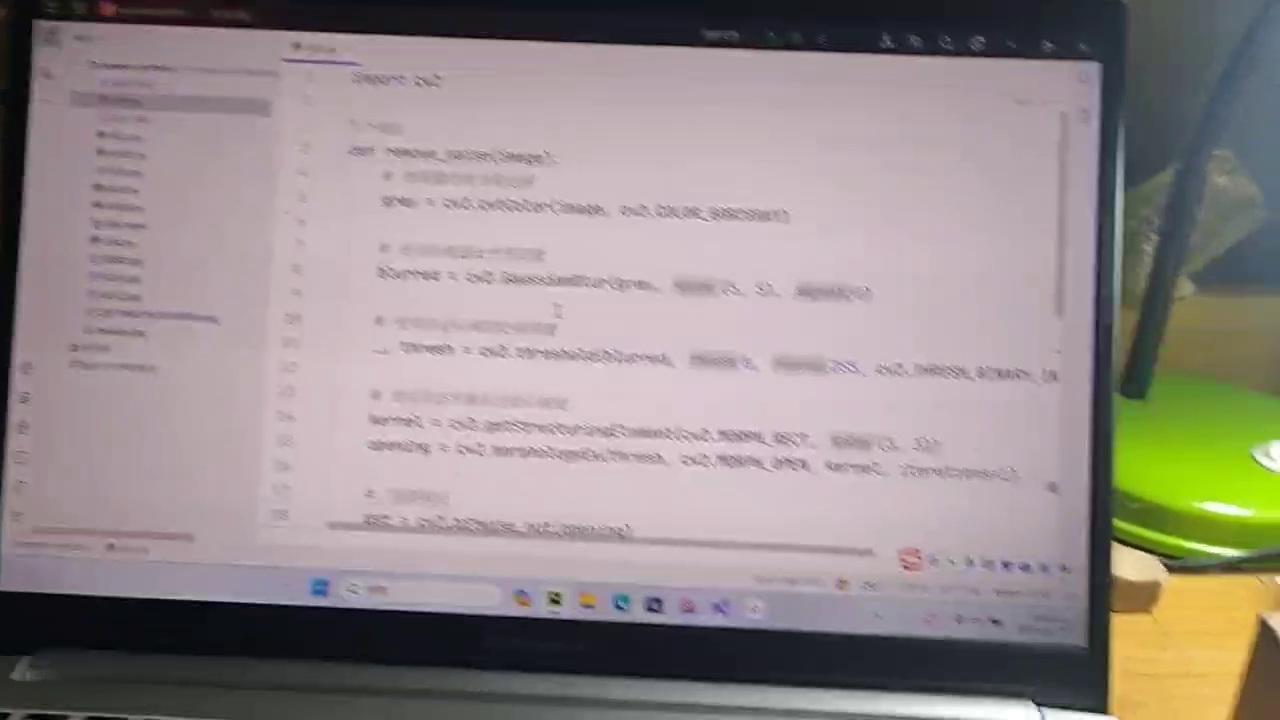
#> input picture frame 21 of 001.mp4, 1280 x 720 px, given in place of 004.mp4, which was not available
$ python 004.py
#> lines starting #> are read from the running program, lines starting #| are printed output that depends on the picture; after the words box and inside, x2 and y2 are one past the last pixel; in counts of white or black regions, pixels touching at a corner belong together; pictures that were not available may be replaced by others from this repository, and a replacement may not be noted
#> further down, frame is the input picture: shape (720, 1280, 3); mean B, G, R 138.5, 139.8, 149.6
import cv2
import numpy as np

def process(image):
    # 运用HSV图
    hue_image = cv2.cvtColor(image, cv2.COLOR_BGR2HSV)
#> hue_image: shape (720, 1280, 3); mean H, S, V 138.1, 41.2, 153.7
    # HSV黄色范围
    low_range = np.array([11, 150, 60])
    high_range = np.array([25, 255, 255])
    img = cv2.inRange(hue_image, low_range, high_range)
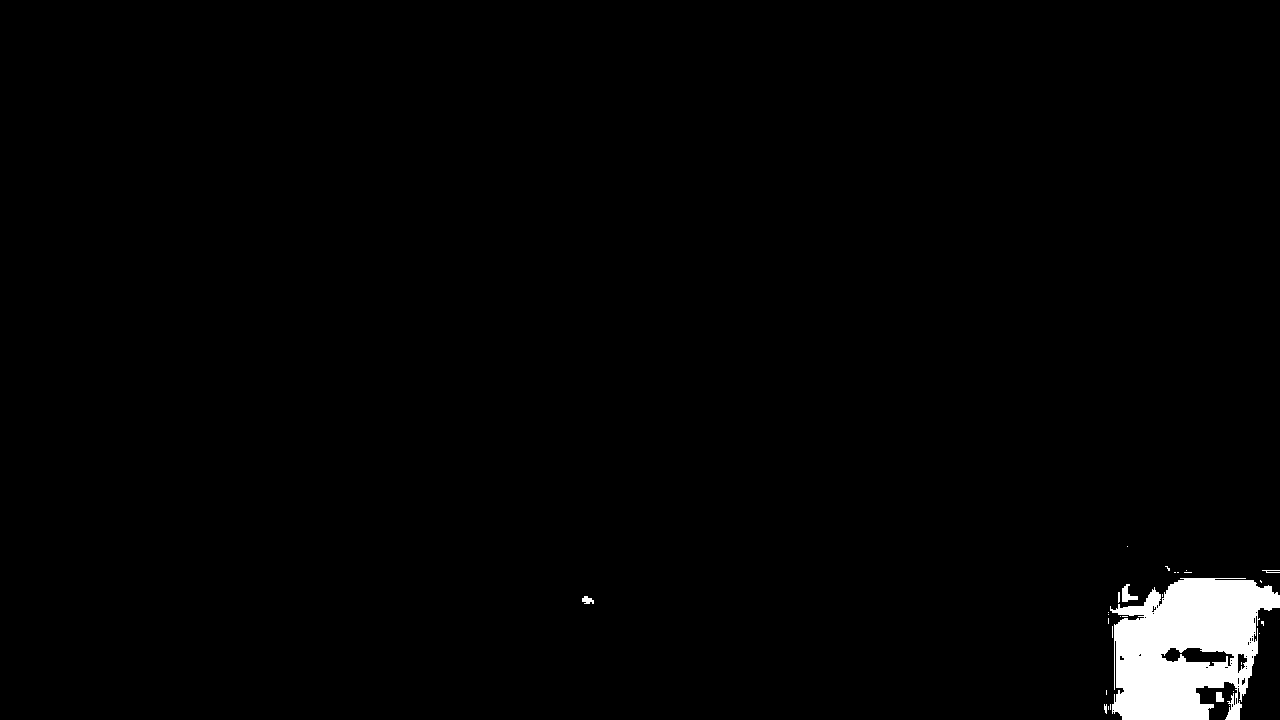
#> img: shape (720, 1280); 1.9% white; 29 white regions (22 under 20 px), largest, box (x1, y1, x2, y2) and area: (1110, 578, 1280, 720) 16616, (1122, 584, 1138, 602) 144, (1216, 692, 1224, 702) 68

    # 形态学
    line = cv2.getStructuringElement(cv2.MORPH_RECT, (15, 15), (-1, -1))
    # 黑帽
    mask = cv2.morphologyEx(img, cv2.MORPH_OPEN, line)
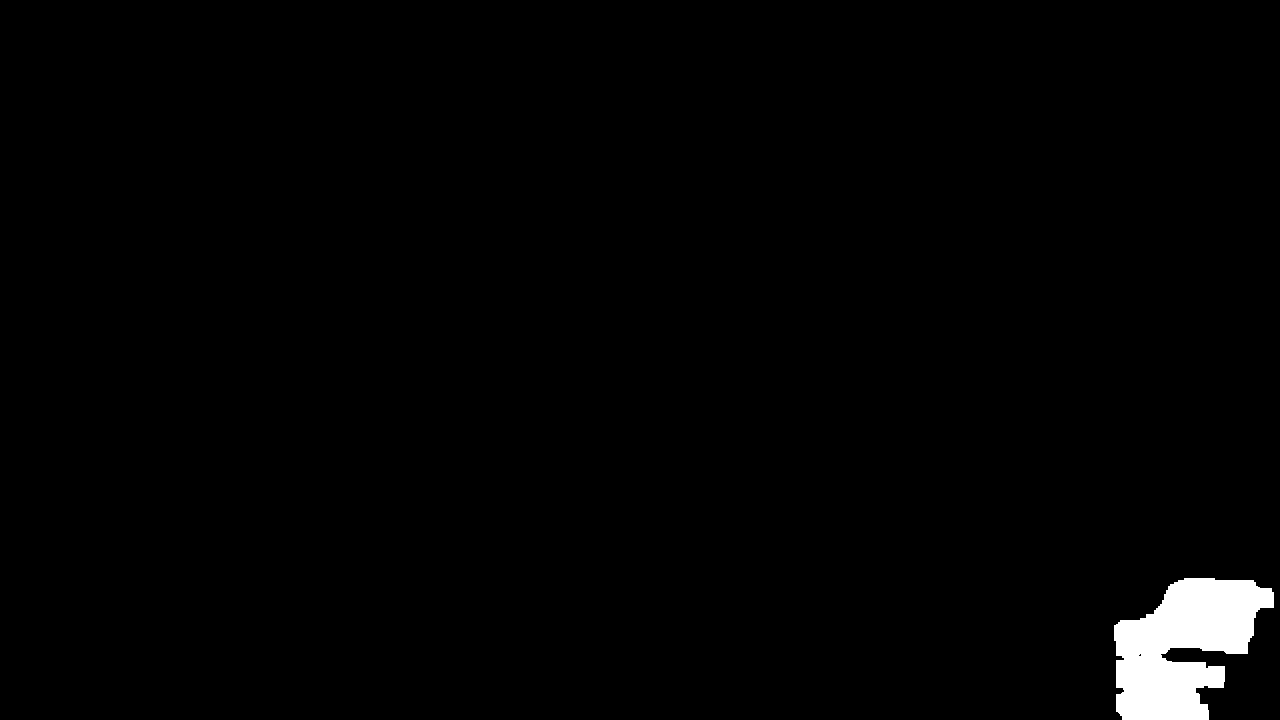
#> mask: shape (720, 1280); 1.6% white; 1 white region

    # 轮廓提取, 发现最大轮廓
    contours, hierarchy = cv2.findContours(mask, cv2.RETR_EXTERNAL, cv2.CHAIN_APPROX_SIMPLE)
#> contours = 1 contour; box (x1, y1, x2, y2) and area: (1114, 578, 1274, 720) 14033
    index = -1
    max = 0
    for c in range(len(contours)):
        area = cv2.contourArea(contours[c])
        if area > max:
            max = area
            index = c
#> this loop made 1 pass
#> (area, max, index) on pass 1: (14033, 14033, 0)
#> after the loop, index = 0; max = 14033

    # 绘制
    if index >= 0:
        rect = cv2.minAreaRect(contours[index])
#> rect = ((1193.5, 648.5), (141, 159), -90)
        # 椭圆拟合（1.目标图像2.长短轴3.颜色4.边界线粗细5.边界线类型）
        cv2.ellipse(image, rect, (255, 0, 0), 2, 8)
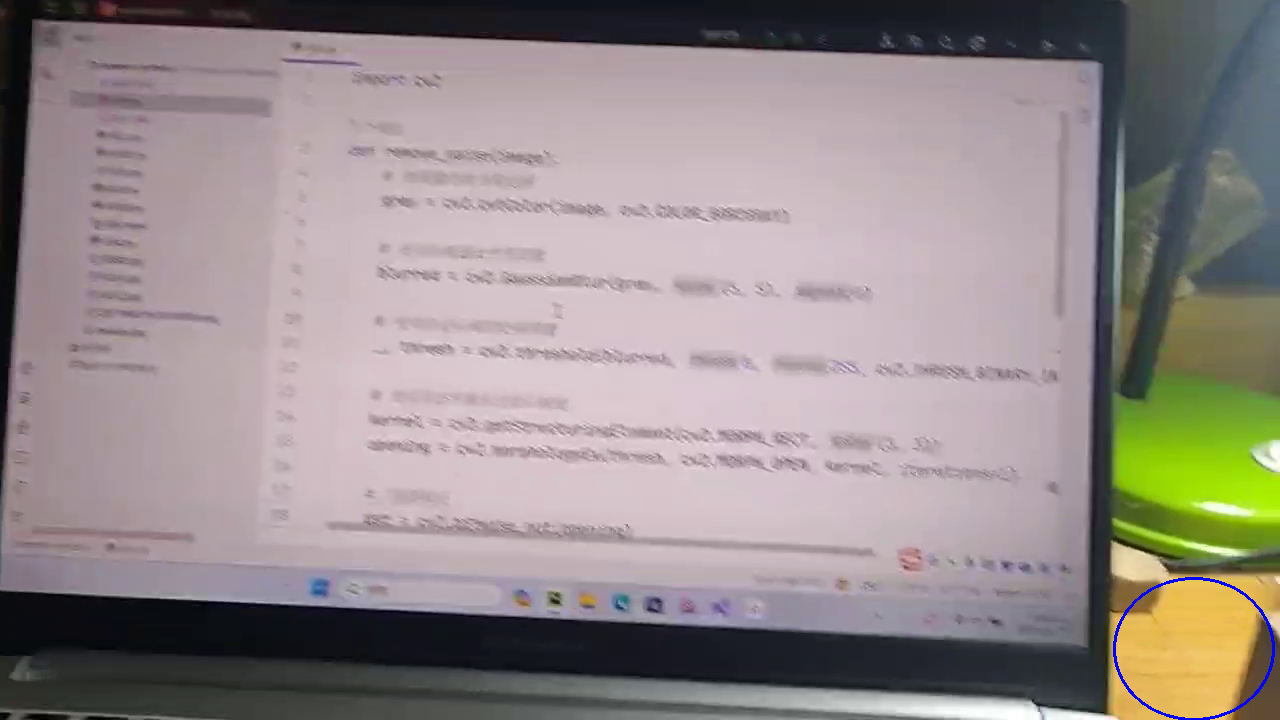
#> image: shape (720, 1280, 3); 0.15% of pixels changed, all inside (x1, y1, x2, y2) = (1113, 577, 1275, 720)
        # 中心点定位
        cv2.circle(image, (np.int32(rect[0][0]), np.int32(rect[0][1])), 2, (0, 255, 0), 2, 8, 0)
#> image: shape (720, 1280, 3); under 0.01% of pixels changed, all inside (x1, y1, x2, y2) = (1190, 645, 1197, 652)
    return image


# 读取视频
capture = cv2.VideoCapture("004.mp4")
# 循环处理每一帧
while(True):
    ret, frame = capture.read()
    if ret is True:
        cv2.imshow("video-input", frame)
        result = process(frame)
        cv2.imshow("result", result)
        cv2.waitKey(50)
    else:
        break

cv2.waitKey(0)
cv2.destroyAllWindows()

$ run again, starting later in the video
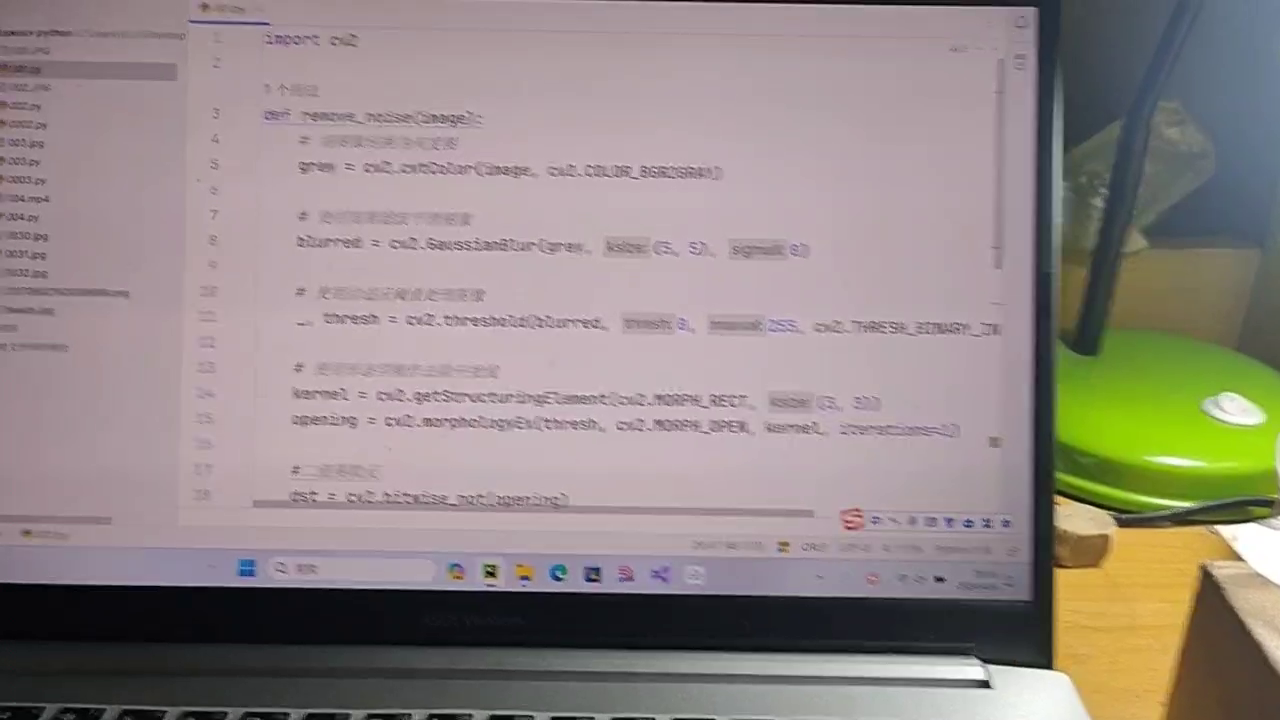
#> input picture frame 98 of 001.mp4, 1280 x 720 px, given in place of 004.mp4, which was not available
#> frame is the input picture: shape (720, 1280, 3); mean B, G, R 133.4, 136.5, 146.8
#> hue_image: shape (720, 1280, 3); mean H, S, V 134.4, 43.3, 151.1
#> in process, `img = cv2.inRange(hue_image, low_range, high_range)`:
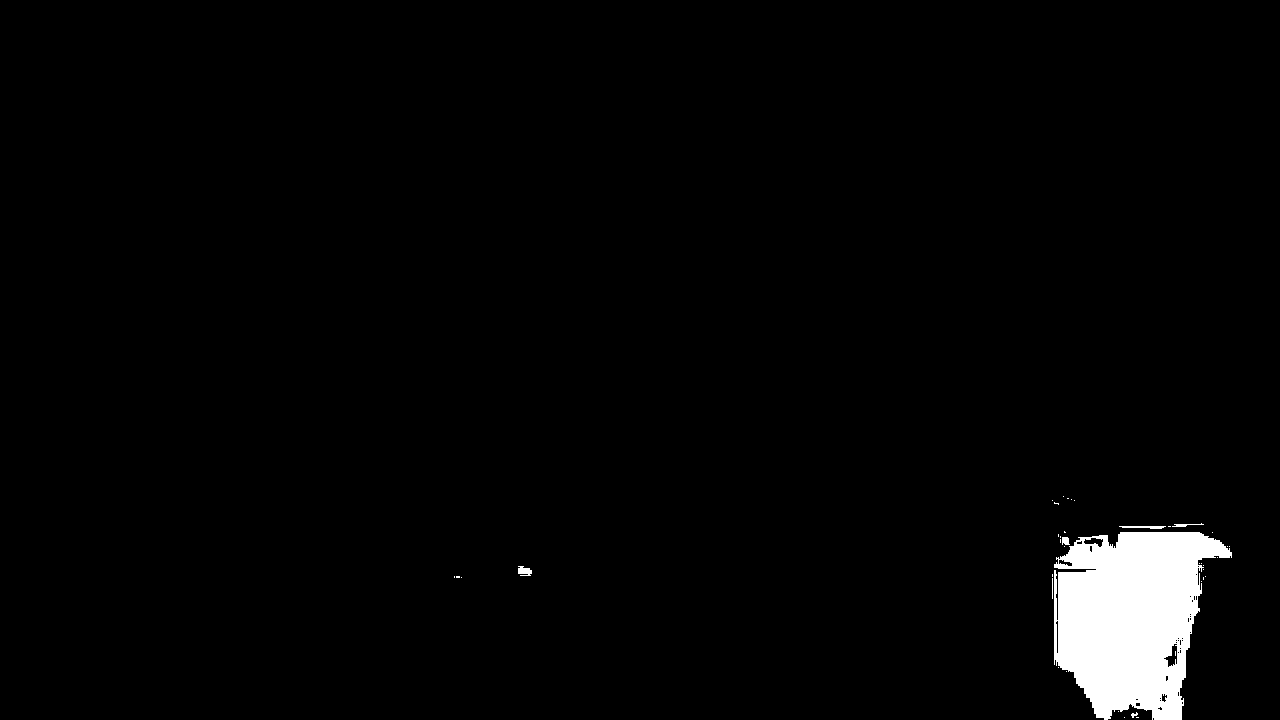
#> img: shape (720, 1280); 2.6% white; 40 white regions (33 under 20 px), largest, box (x1, y1, x2, y2) and area: (1054, 532, 1232, 720) 23114, (518, 566, 532, 576) 102, (1119, 526, 1166, 529) 101
#> mask: shape (720, 1280); 2.3% white; 2 white regions
#> contours = 2 contours; box (x1, y1, x2, y2) and area: (1058, 532, 1220, 716) 20266, (1154, 698, 1182, 720) 456
#> the loop in process, `for c in range(len(contours)):` made 2 passes
#> (area, max, index) on passes 1 to 2: (456, 456, 0), (20266.5, 20266.5, 1)
#> after the loop in process, `for c in range(len(contours)):`: index = 1; max = 20266.5
#> rect = ((1138.5, 623.5), (183, 161), -90)
#> in process, `cv2.ellipse(image, rect, (255, 0, 0), 2, 8)`:
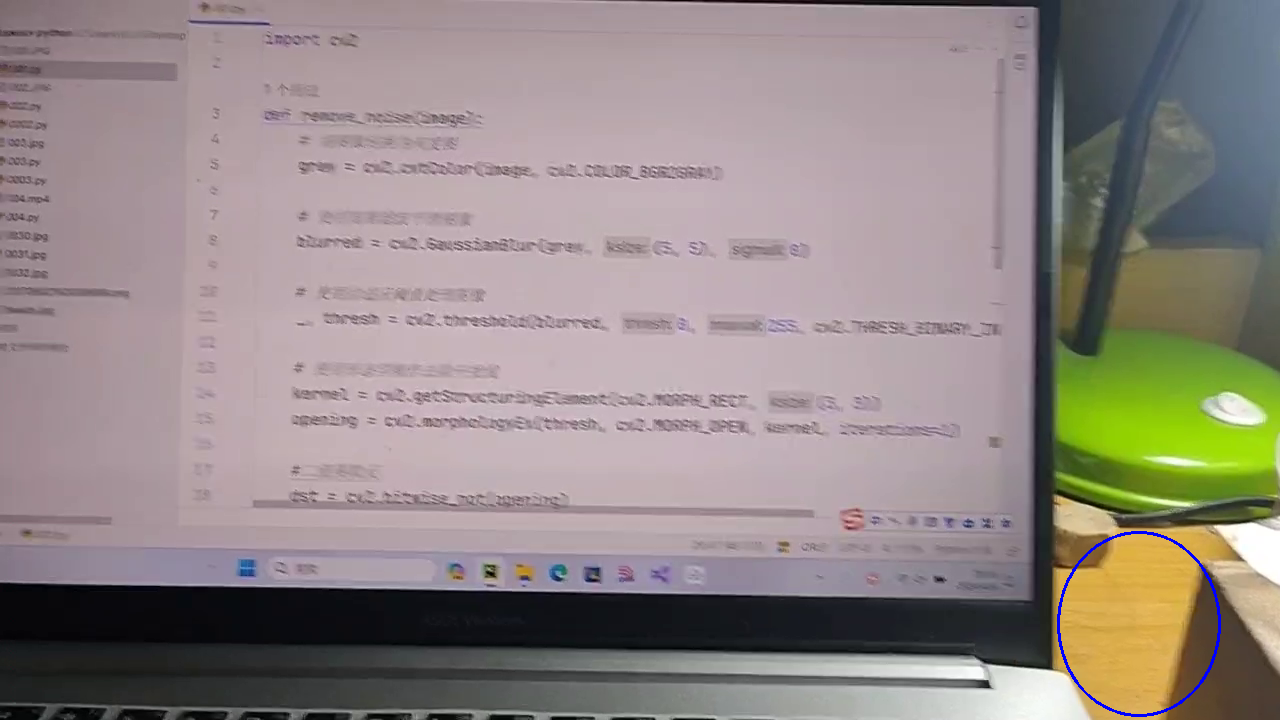
#> image: shape (720, 1280, 3); 0.17% of pixels changed, all inside (x1, y1, x2, y2) = (1057, 531, 1221, 717)

$ run again, starting later in the video
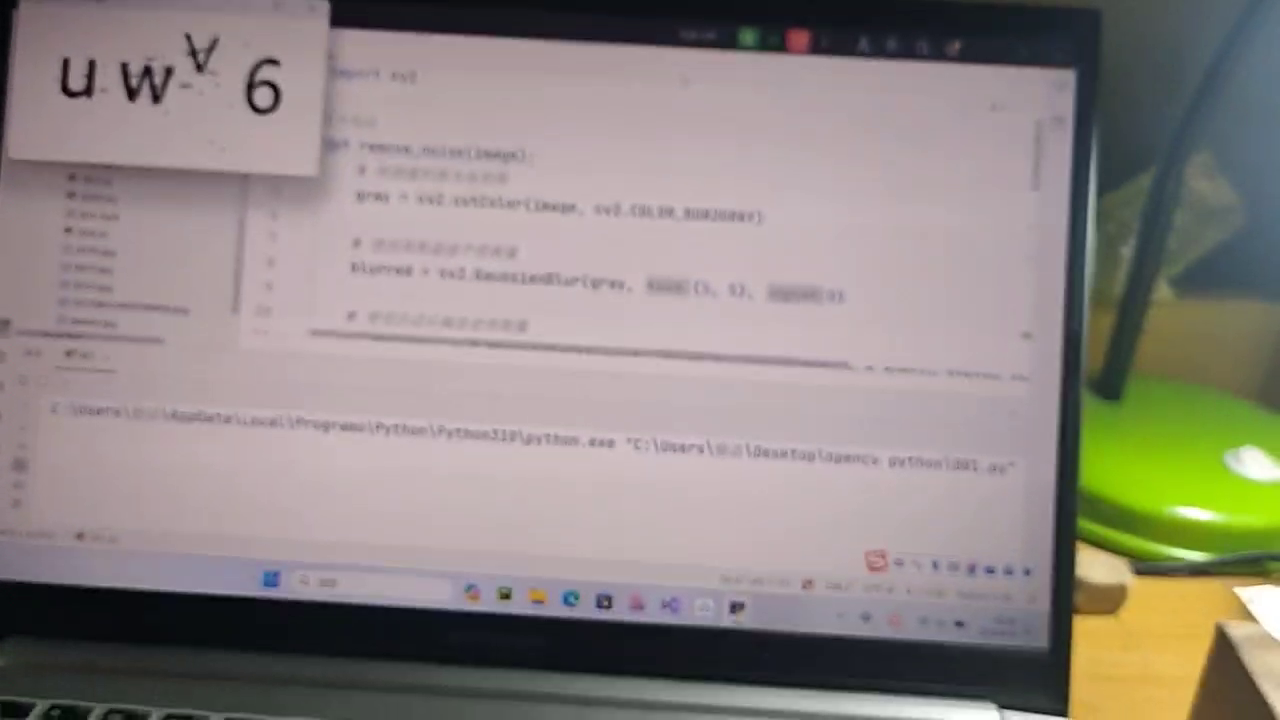
#> input picture frame 175 of 001.mp4, 1280 x 720 px, given in place of 004.mp4, which was not available
#> frame is the input picture: shape (720, 1280, 3); mean B, G, R 130.7, 135.1, 143.3
#> hue_image: shape (720, 1280, 3); mean H, S, V 134.8, 43.2, 147.9
#> in process, `img = cv2.inRange(hue_image, low_range, high_range)`:
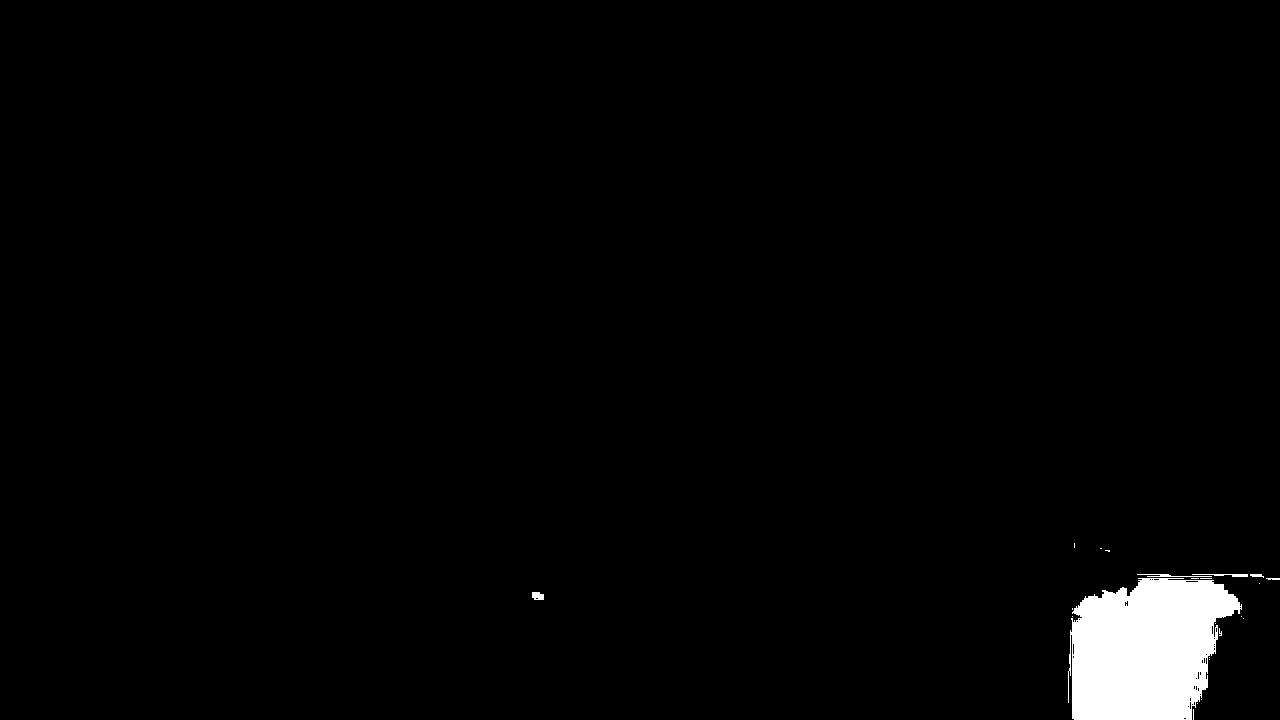
#> img: shape (720, 1280); 2.1% white; 23 white regions (17 under 20 px), largest, box (x1, y1, x2, y2) and area: (1068, 578, 1242, 720) 18873, (1137, 574, 1212, 577) 108, (1192, 574, 1248, 577) 98, (532, 592, 544, 600) 82, (1250, 574, 1264, 578) 37, (1266, 578, 1280, 580) 25
#> mask: shape (720, 1280); 1.9% white; 1 white region
#> contours = 1 contour; box (x1, y1, x2, y2) and area: (1072, 580, 1234, 720) 17568
#> the loop in process, `for c in range(len(contours)):` made 1 pass
#> (area, max, index) on pass 1: (17568, 17568, 0)
#> after the loop in process, `for c in range(len(contours)):`: index = 0; max = 17568
#> rect = ((1152.5, 649.5), (139, 161), -90)
#> in process, `cv2.ellipse(image, rect, (255, 0, 0), 2, 8)`:
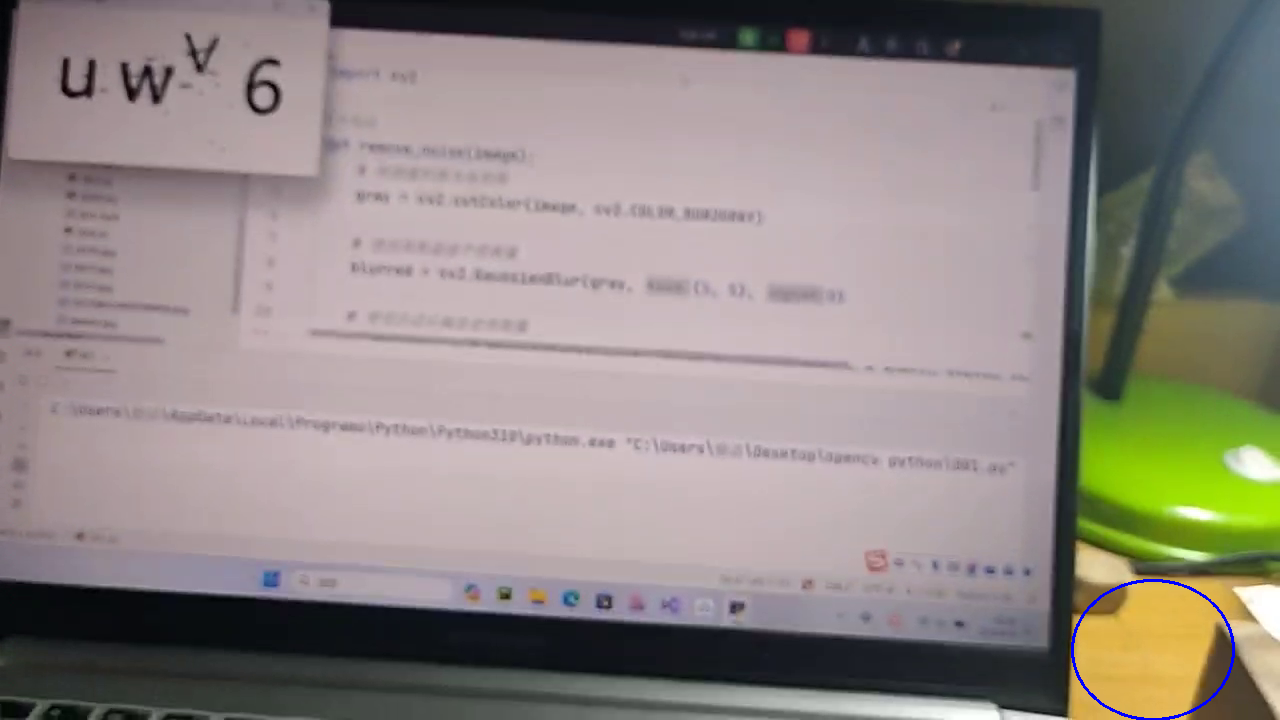
#> image: shape (720, 1280, 3); 0.15% of pixels changed, all inside (x1, y1, x2, y2) = (1071, 579, 1235, 720)
